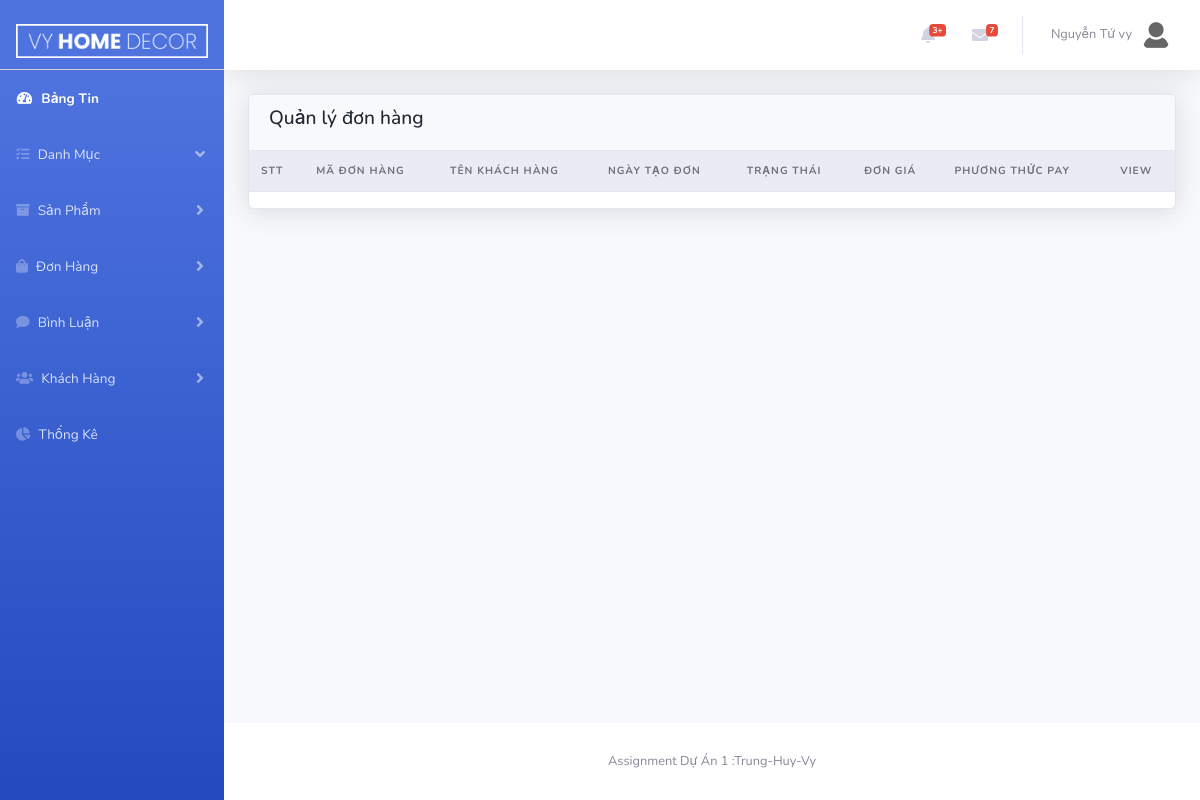
The page /Admin/index.php?act=bill&list (signed in) on the database as committed earlier.
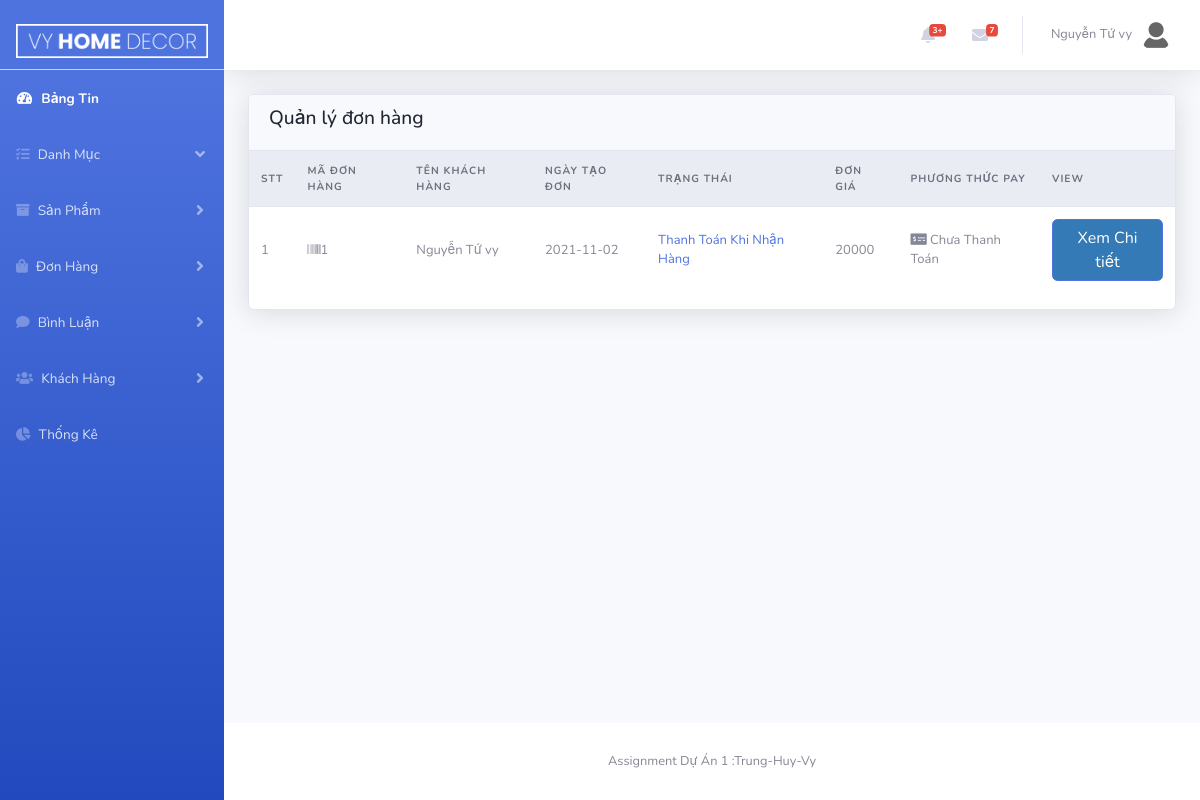
The same page on the database as committed later.
### tables this page shows
CREATE TABLE `tbl_bill` (
  `billId` int(10) NOT NULL,
  `prodId` int(10) NOT NULL,
  `custId` int(10) NOT NULL,
  `date` date NOT NULL,
  `payMethod` varchar(255) NOT NULL,
  `billTotal` float NOT NULL,
  `billStatus` varchar(255) NOT NULL
);

CREATE TABLE `tbl_customer` (
  `custId` int(10) NOT NULL,
  `username` varchar(50) NOT NULL,
  `password` varchar(50) NOT NULL,
  `custName` varchar(50) NOT NULL,
  `image` varchar(255) DEFAULT NULL,
  `phone` varchar(50) DEFAULT NULL,
  `email` varchar(50) NOT NULL,
  `address` text DEFAULT NULL,
  `status` int(10) NOT NULL COMMENT '0:block ; 1:hoạt động',
  `role` int(10) NOT NULL COMMENT '0:khách hàng ;1:Admin'
);

### model/pdo.php (called while the page is built, shortened)
<?php
function pdo_get_connection()
{   $servername="localhost";
    $username='root';
    $password='';
    try{
        $dburl="mysql:host=$servername;dbname=vyhomedecor; charset=utf8";
        $conn = new PDO($dburl,$username,$password);
        $conn->setAttribute(PDO::ATTR_ERRMODE,PDO::ERRMODE_EXCEPTION);
        return $conn;
        }
        catch(PDOException $e){
            return "lỗi kết nối :". $e->getMessage();
        }
}
function pdo_query($sql){
    $sql_args = array_slice(func_get_args(),1);
    try{
        $conn =pdo_get_connection();
        $stmt =$conn->prepare($sql);
        $stmt -> execute($sql_args);
        $row =$stmt->fetchAll();
        return $row;
    }catch(PDOException $e){
        throw $e;
    }
    finally{
        unset($conn);
    }
}
function pdo_query_one($sql){
    $sql_args = array_slice(func_get_args(),1);
    try{
        $conn =pdo_get_connection();
        $stmt =$conn->prepare($sql);
        $stmt -> execute($sql_args);
        $row =$stmt->fetch(PDO::FETCH_ASSOC);
        return $row;
    }catch(PDOException $e){
        throw $e;
    }
    finally{
        unset($conn);
    }
}
?>

### model/bill.php (called while the page is built, shortened)
<?php
   function loadAll_bill(){
    $sql="SELECT * FROM tbl_bill ORDER BY billId DESC";
    return pdo_query($sql);
    }
?>

### model/customer.php (called while the page is built, shortened)
<?php
include_once 'pdo.php';
function loadOne_customer($custId)
{
   $sql="SELECT * FROM tbl_customer where custId= $custId";
   $res =pdo_query_one($sql);
   return $res;
}
?>

### Admin/bill/list.php (the view, shortened to what the changed rows need)
<div class="row">
    <div class="col-xl-12">
        <div class="card">
            <div class="table-responsive">
                <form action="" method="post">
                    <table class="table align-items-center table-flush">
                        <thead class="thead-light">
                            <tr>
                                <th scope="col">STT</th>
                                <th scope="col">Mã Đơn Hàng</th>
                                <th scope="col">Tên Khách Hàng</th>
                                <th scope="col">Ngày Tạo Đơn</th>
                                <th scope="col">Trạng Thái</th>
                                <th scope="col">Đơn Giá</th>
                                <th scope="col">Phương Thức Pay</th>
                                <th scope="col">View</th>
                            </tr>
                        </thead>
                        <tbody>
                        <?php
                           $STT = 1;
                           foreach ($listBill as $value) {
                               extract($value);
                        ?>
                            <tr>
                                <td><?=$STT++?></td>
                                <td><i class="fas fa-barcode"> </i><?=$billId?></td>
                                <td><i class="ni ni-single-02"></i>
                                   <?php
                                       $nameCust = loadOne_customer($custId);
                                       echo $nameCust['custName'];
                                   ?>
                                </td>
                                <td><i class="ni ni-time-alarm"></i><?=$date?></td>
                                <td>
                                    <span class="text-primary">
                                      <?php
                                         if($billStatus==0){
                                            echo " Thanh Toán Khi Nhận Hàng ";
                                        }else if($billStatus==1){
                                            echo " Thanh Toán Qua MoMo";
                                        }else{
                                            echo "Thanh Toán Qua Ví";
                                        }
                                      ?>
                                    </span>
                                </td>
                                <td><?=$billTotal?></td>
                                <td><i class="fas fa-money-check-alt"></i>
                                <?php
                                         if($payMethod==0){
                                             echo 'Chưa Thanh Toán';
                                         }else if($payMethod==1){
                                             echo 'Đã Thanh Toán';
                                         }else{
                                             echo 'Huỷ Đơn';
                                         }
                                      ?>
                                </td>
                                <td><a class="btn btn-primary" href="index.php?act=bill&edit=<?=$billId?>&custId=<?=$custId?>">Xem Chi tiết</a></td>
                            </tr>
                        <?php
                        }
                        ?>
                        </tbody>
                    </table>
                </form>
            </div>
        </div>
    </div>
</div>

Rows that differ between the two databases and show on the page:
added tbl_bill: billId "1", custId.custName "Nguyễn Tứ vy", date "2021-11-02", billStatus "Thanh Toán Khi Nhận Hàng", billTotal "20000", payMethod "Chưa Thanh Toán"
